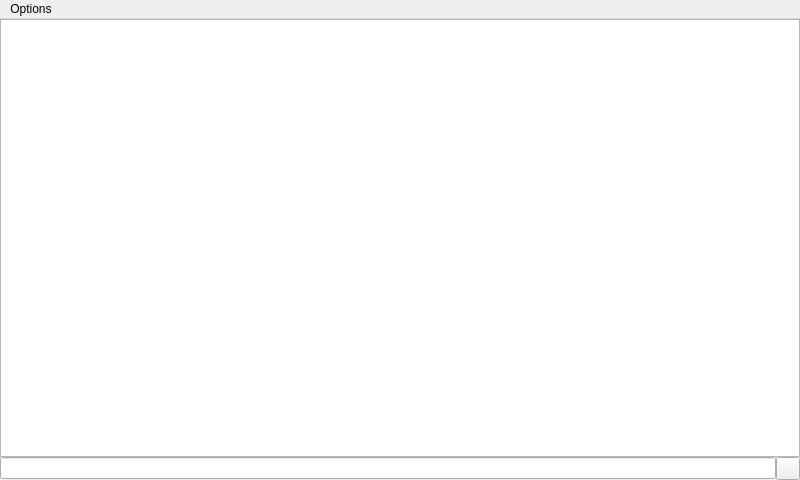
<?xml version="1.0" encoding="UTF-8"?>
<ui version="4.0">
 <class>SingleArtistView</class>
 <widget class="QMainWindow" name="SingleArtistView">
  <property name="geometry">
   <rect>
    <x>0</x>
    <y>0</y>
    <width>800</width>
    <height>480</height>
   </rect>
  </property>
  <widget class="QWidget" name="centralWidget">
   <widget class="NowPlayingIndicator" name="indicator" native="true">
    <property name="geometry">
     <rect>
      <x>680</x>
      <y>380</y>
      <width>112</width>
      <height>70</height>
     </rect>
    </property>
   </widget>
   <layout class="QVBoxLayout" name="centralLayout">
    <property name="spacing">
     <number>0</number>
    </property>
    <property name="margin">
     <number>0</number>
    </property>
    <item>
     <widget class="FastListView" name="albumList">
      <property name="font">
       <font>
        <pointsize>13</pointsize>
       </font>
      </property>
      <property name="contextMenuPolicy">
       <enum>Qt::CustomContextMenu</enum>
      </property>
      <property name="editTriggers">
       <set>QAbstractItemView::NoEditTriggers</set>
      </property>
      <property name="dragDropMode">
       <enum>QAbstractItemView::NoDragDrop</enum>
      </property>
      <property name="iconSize">
       <size>
        <width>124</width>
        <height>124</height>
       </size>
      </property>
      <property name="movement">
       <enum>QListView::Static</enum>
      </property>
      <property name="flow">
       <enum>QListView::LeftToRight</enum>
      </property>
      <property name="wrapping">
       <bool>true</bool>
      </property>
      <property name="gridSize">
       <size>
        <width>155</width>
        <height>212</height>
       </size>
      </property>
      <property name="viewMode">
       <enum>QListView::IconMode</enum>
      </property>
      <item>
       <property name="text">
        <string>Shuffle songs</string>
       </property>
      </item>
     </widget>
    </item>
    <item>
     <widget class="QWidget" name="searchWidget" native="true">
      <property name="visible">
       <bool>false</bool>
      </property>
      <layout class="QHBoxLayout" name="searchLayout">
       <property name="spacing">
        <number>0</number>
       </property>
       <property name="margin">
        <number>0</number>
       </property>
       <item>
        <widget class="QLineEdit" name="searchEdit"/>
       </item>
       <item>
        <widget class="QToolButton" name="searchHideButton"/>
       </item>
      </layout>
     </widget>
    </item>
   </layout>
  </widget>
  <widget class="QMenuBar" name="menubar">
   <property name="geometry">
    <rect>
     <x>0</x>
     <y>0</y>
     <width>800</width>
     <height>25</height>
    </rect>
   </property>
   <widget class="KbMenu" name="windowMenu">
    <property name="title">
     <string>Options</string>
    </property>
    <addaction name="actionAdd_songs_to_now_playing"/>
    <addaction name="actionDelete"/>
   </widget>
   <addaction name="windowMenu"/>
  </widget>
  <action name="actionAdd_songs_to_now_playing">
   <property name="text">
    <string>Add songs to now playing</string>
   </property>
  </action>
  <action name="actionDelete">
   <property name="text">
    <string>Delete</string>
   </property>
  </action>
 </widget>
 <customwidgets>
  <customwidget>
   <class>NowPlayingIndicator</class>
   <extends>QWidget</extends>
   <header>nowplayingindicator.h</header>
   <container>1</container>
  </customwidget>
  <customwidget>
   <class>FastListView</class>
   <extends>QListView</extends>
   <header>fastlistview.h</header>
   <container>1</container>
  </customwidget>
  <customwidget>
   <class>KbMenu</class>
   <extends>QMenu</extends>
   <header>kbmenu.h</header>
   <container>1</container>
  </customwidget>
 </customwidgets>
 <resources/>
 <connections/>
</ui>
